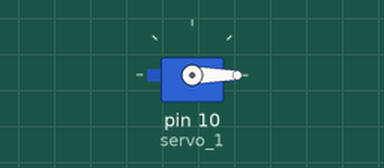
Recording of a sketch running on a simulated Arduino Uno, built with avr-gcc and run on an emulated ATmega328P. Parts: servo.

Above: at 1.05 s.
At 2.05 s:
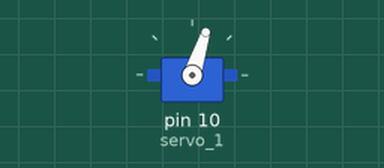
At 3.05 s:
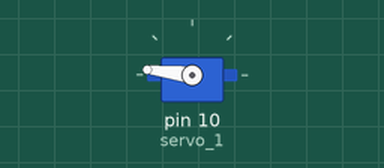
At 5.25 s:
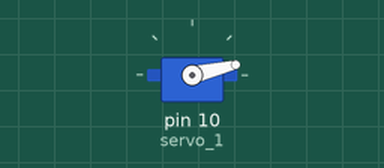
Timing chart, 0 to 7.2 s (numbered marks = the images above):
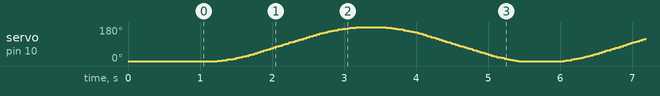

The sketch:

Servo-engine.ino
```cpp
#include <ServoSmooth.h> // Подключить либу

ServoSmooth servo_1(180); // Инициализировать объект servo_1

void setup() {

  servo_1.attach(10, 0); // Подключить серво и начальных градус 0
  servo_1.smoothStart(); // Включить планое приблежение к 0
  servo_1.setSpeed(90); // Скорость
  servo_1.setAccel(150); // Ускорение
  servo_1.setAutoDetach(false); // Не отключать серво
}

void loop() {

//  servo_1.setTargetDeg(180); // Идём к 180
//  boolean state = servo_1.tick(); // По чуть чуть поворачивает серво

  if (servo_1.getCurrentDeg() >= 179) { // Если иекущее положение сервы больше 180
    while (!(servo_1.getCurrentDeg() == 0)) { // Если текущее полодение не 0
       servo_1.setTargetDeg(0); // идём к 0
       boolean state = servo_1.tick();

    }
  } else { // Если 0
    servo_1.setTargetDeg(180); // Идём к 180
    boolean state = servo_1.tick(); // По чуть чуть поворачивает серво
//    Serial.println(servo_1.getTargetDeg()); // Вывести куда направляется серва
  }
}
```

ServoSmooth.h
```cpp
#ifndef ServoSmooth_h
#define ServoSmooth_h
#include <Arduino.h>
#include <Servo.h>
#include "smoothUtil.h"

/*
	ServoSmooth - библиотека для плавного управления сервоприводами
	Документация: https://alexgyver.ru/servosmooth/
	- Является дополнением к стандартной библиотеке Servo
	- Настройка максимальной скорости сервопривода
	- Настройка ускорения (разгон и торможение) сервопривода
	- При использовании ESC и БК мотора получаем "плавный пуск" мотора
	- Устанвока целевой позиции серво по углу (0-180) и длине импульса (500-2400)
	- Автоматическое отключение (detach) при достижении цели

	v1.1 - автоматическое отключение (detach) при достижении цели
	v1.2 - вкл/выкл автоотключения серво
	v1.3 - отдельный метод для установки и чтения текущего положения. Добавлен вариант метода attach
	v1.4 - улучшена совместимость
	v1.5 - исправлены getCurrent и getCurrentDeg
	v1.6 - чуть оптимизирована инициализация
	v1.7 - исправлен баг с низкой скоростью/ускорением, код оптимизирован
	v1.8 - улучшена стабильность
	v1.9 - добавлена настройка макс. угла серво
	v1.10 - исправлен баг когда текущая позиция совпадает с позицией таргета

	v2.0 - упрощён алгоритм
	v2.1 - добавлена смена направления
	v2.2 - фикс движения в инверсии (спасибо VICLER) и функций write (спасибо CheDima)

	v3.0
	- Добавлен полностью новый, более плавный алгоритм
	- Почищен мусор
	- Добавлена поддержка PCA9685
	- "Плавность" вынесена в базовый класс для упрощения добавления поддержки новых библиотек серво

	v3.1 - оптимизирован и облегчён алгоритм, скорость задаётся в градусах/сек
	v3.2 - исправлен баг с резким поворотом при первом tick, добавлена smoothStart
	v3.3 - исправлен баг, возникающий если не вызывать tick
	v3.4 - при установке ускорения в 0 активируется профиль постоянной скорости

	v3.5
	- Улучшена/исправлена работа stop
	- Поправлены ошибки с округлением
	- Исправлена проблема с медленным изменением target

	v3.6 - Исправлены мелкие баги, вырезан дебаг с 3.5
	v3.7 - Добавлено задание ускорения в градусах/сек/сек
	v3.8 - Исправлен невозврат тика при autoDetach(false)

	Документация: https://alexgyver.ru/servosmooth/
	2020 by AlexGyver
*/

/*
	// =========== НАСЛЕДУЕМЫЕ МЕТОДЫ ==========
	void write(uint16_t angle);					// повернуть на угол. Аналог метода из библиотеки Servo
	void writeMicroseconds(uint16_t angle);		// повернуть на импульс. Аналог метода из библиотеки Servo
	void attach();
	void attach(int pin, int target);			// аттач + установка позиции (в градусах ИЛИ в микросекундах, программа сама поймёт)
	void attach(int pin, int min, int max, int target = 0);	// аналог метода из библиотеки Servo. min по умолч. 500, max 2400. target - положение (в углах или мкс, на которые серво повернётся при подключении)
	void start();								// attach + разрешает работу tick
	void stop();								// detach + запрещает работу tick

	boolean tick();								// метод, управляющий сервой, должен опрашиваться как можно чаще.
	// Возвращает true, когда целевая позиция достигнута.
	// Имеет встроенный таймер с периодом SS_SERVO_PERIOD

	boolean tickManual();						// метод, управляющий сервой, без встроенного таймера.
	// Возвращает true, когда целевая позиция достигнута

	void setSpeed(int speed);					// установка максимальной скорости (больше 0), градусов / с
	void setAccel(float accel);					// установка ускорения (0.1-1), условные величины. При 0 - постоянная скорость
	void setTarget(int target);					// установка целевой позиции в мкс (~500 - 2400 серво, ~150-600 драйвер PCA9685)
	void setTargetDeg(int target);				// установка целевой позиции в градусах (0-макс. угол). Зависит от min и max
	void setAutoDetach(boolean set);			// вкл/выкл автоматического отключения (detach) при достижении угла. По умолч. вкл
	void setCurrent(int target);				// установка текущей позиции в мкс (~500 - 2400 серво, ~150-600 драйвер PCA9685)
	void setCurrentDeg(int target);				// установка текущей позиции в градусах (0-макс. угол). Зависит от min и max
	void setMaxAngle(int maxAngle);				// установка макс. угла привода
	int getCurrent();							// получение текущей позиции в мкс (~500 - 2400 серво, ~150-600 драйвер PCA9685)
	int getCurrentDeg();						// получение текущей позиции в градусах (0-макс. угол). Зависит от min и max
	int getTarget();							// получение целевой позиции в мкс (~500 - 2400 серво, ~150-600 драйвер PCA9685)
	int getTargetDeg();							// получение целевой позиции в градусах (0-макс. угол). Зависит от min и max

	void setDirection(bool _dir);				// смена направления поворота
	void smoothStart();							// вызывать сразу после attach(пин, таргет). Смягчает движение серво из неизвестной позиции к стартовой. БЛОКИРУЮЩАЯ!
*/

#define _SERVO_DEADZONE 10			// мёртвая зона (по микросекундам)
#define _SERVO_DEADZONE_SP 3		// мёртвая зона (по скорости)

class ServoSmooth : public Smooth {
public:
	ServoSmooth(int maxAngle = 180);
	using Smooth::attach;
	void attach(int pin);
	void detach();
	void sendToDriver(uint16_t val);
	Servo _servo;
private:
};
#endif
```

smoothUtil.h
```cpp
#ifndef smoothUtil_h
#define smoothUtil_h
// базовый класс для плавного управления серво
// в дочернем нужно объявить sendToDriver(int), attach(int) и detach()

#include <Arduino.h>

#define SS_SERVO_PERIOD 20		// период работы tick(), мс
#define SS_DEADTIME 10			// количество тиков до detach
#define NORMAL 0
#define REVERSE 1

class Smooth {
public:
	void write(uint16_t angle);					// повернуть на угол. Аналог метода из библиотеки Servo
	virtual void sendToDriver(uint16_t val);	// отправить на серво
	void writeMicroseconds(uint16_t angle);		// повернуть на импульс. Аналог метода из библиотеки Servo
	void attach();
	virtual void attach(int pin);				// аналог метода из библиотеки Servo
	void attach(int pin, int target);			// аттач + установка позиции (в градусах ИЛИ в микросекундах, программа сама поймёт)
	void attach(int pin, int min, int max, int target = 0);	// аналог метода из библиотеки Servo. min по умолч. 500, max 2400. target - положение (в углах или мкс, на которые серво повернётся при подключении)
	virtual void detach();						// аналог метода из библиотеки Servo
	void start();								// attach + разрешает работу tick
	void stop();								// detach + запрещает работу tick

	boolean tick();								// метод, управляющий сервой, должен опрашиваться как можно чаще.
	// Возвращает true, когда целевая позиция достигнута.
	// Имеет встроенный таймер с периодом SS_SERVO_PERIOD

	boolean tickManual();						// метод, управляющий сервой, без встроенного таймера.
	// Возвращает true, когда целевая позиция достигнута

	void setSpeed(int speed);					// установка максимальной скорости (больше 0), градусов / с
	void setAccel(double accel);				// установка ускорения (0.1-1), условные величины
	void setAccel(int accel);					// установка ускорения в градусах/сек/сек (рабочее от 0 до ~1500)
	void setTarget(int target);					// установка целевой позиции в мкс (~500 - 2400 серво, ~150-600 драйвер PCA9685)
	void setTargetDeg(int target);				// установка целевой позиции в градусах (0-макс. угол). Зависит от min и max
	void setAutoDetach(boolean set);			// вкл/выкл автоматического отключения (detach) при достижении угла. По умолч. вкл
	void setCurrent(int target);				// установка текущей позиции в мкс (~500 - 2400 серво, ~150-600 драйвер PCA9685)
	void setCurrentDeg(int target);				// установка текущей позиции в градусах (0-макс. угол). Зависит от min и max
	void setMaxAngle(int maxAngle);				// установка макс. угла привода
	int getCurrent();							// получение текущей позиции в мкс (~500 - 2400 серво, ~150-600 драйвер PCA9685)
	int getCurrentDeg();						// получение текущей позиции в градусах (0-макс. угол). Зависит от min и max
	int getTarget();							// получение целевой позиции в мкс (~500 - 2400 серво, ~150-600 драйвер PCA9685)
	int getTargetDeg();							// получение целевой позиции в градусах (0-макс. угол). Зависит от min и max

	void setDirection(bool _dir);				// смена направления поворота
	void smoothStart();							// вызывать сразу после attach(пин, таргет). Смягчает движение серво из неизвестной позиции к стартовой. БЛОКИРУЮЩАЯ НА 1С!

protected:
	void writeUs(int val);
	float _speed = 0, _lastSpeed = 0;
	byte timeoutCounter = 0;
	int _maxAngle = 180;
	int _servoCurrentPos = 600;	// если не вызван аттач(пин, таргет)
	int _servoTargetPos = 600;
	int _min = 500;
	int _max = 2400;
	float _delta = SS_SERVO_PERIOD / 1000.0;
	uint32_t _prevServoTime = 0;
	int8_t _pin;
	int16_t _servoMaxSpeed = 1400;
	uint16_t _acceleration = 1000;
	bool _tickFlag = true;
	bool _servoState = true;
	bool _autoDetach = true;
	bool _dir = 0;
	byte SS_DEADZONE = 10;
	byte SS_DEADZONE_SP = 3;
};
#endif
```
